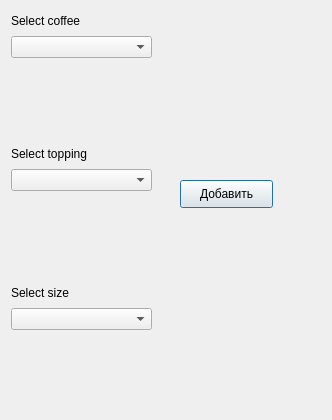
<?xml version="1.0" encoding="UTF-8"?>
<ui version="4.0">
 <class>addForm</class>
 <widget class="QDialog" name="addForm">
  <property name="geometry">
   <rect>
    <x>0</x>
    <y>0</y>
    <width>332</width>
    <height>420</height>
   </rect>
  </property>
  <property name="windowTitle">
   <string>Dialog</string>
  </property>
  <widget class="QPushButton" name="AddButton">
   <property name="geometry">
    <rect>
     <x>180</x>
     <y>180</y>
     <width>93</width>
     <height>28</height>
    </rect>
   </property>
   <property name="text">
    <string>Добавить</string>
   </property>
  </widget>
  <widget class="QWidget" name="">
   <property name="geometry">
    <rect>
     <x>11</x>
     <y>11</y>
     <width>141</width>
     <height>47</height>
    </rect>
   </property>
   <layout class="QVBoxLayout" name="verticalLayout">
    <item>
     <widget class="QLabel" name="CoffeeNlabel">
      <property name="text">
       <string>Select coffee</string>
      </property>
     </widget>
    </item>
    <item>
     <widget class="QComboBox" name="NameBox">
      <property name="currentIndex">
       <number>-1</number>
      </property>
      <item>
       <property name="text">
        <string>Latte</string>
       </property>
      </item>
      <item>
       <property name="text">
        <string>Cappucino</string>
       </property>
      </item>
      <item>
       <property name="text">
        <string>Mocco</string>
       </property>
      </item>
      <item>
       <property name="text">
        <string>Frappe</string>
       </property>
      </item>
      <item>
       <property name="text">
        <string>Espresso</string>
       </property>
      </item>
      <item>
       <property name="text">
        <string/>
       </property>
      </item>
     </widget>
    </item>
   </layout>
  </widget>
  <widget class="QWidget" name="">
   <property name="geometry">
    <rect>
     <x>11</x>
     <y>144</y>
     <width>141</width>
     <height>47</height>
    </rect>
   </property>
   <layout class="QVBoxLayout" name="verticalLayout_2">
    <item>
     <widget class="QLabel" name="TopNlabel">
      <property name="text">
       <string>Select topping</string>
      </property>
     </widget>
    </item>
    <item>
     <widget class="QComboBox" name="TopBox">
      <property name="currentIndex">
       <number>-1</number>
      </property>
      <item>
       <property name="text">
        <string>Cinnamon</string>
       </property>
      </item>
      <item>
       <property name="text">
        <string>Marshmellow</string>
       </property>
      </item>
      <item>
       <property name="text">
        <string>Extra milk</string>
       </property>
      </item>
     </widget>
    </item>
   </layout>
  </widget>
  <widget class="QWidget" name="">
   <property name="geometry">
    <rect>
     <x>11</x>
     <y>283</y>
     <width>141</width>
     <height>47</height>
    </rect>
   </property>
   <layout class="QVBoxLayout" name="verticalLayout_3">
    <item>
     <widget class="QLabel" name="Sizelabel">
      <property name="text">
       <string>Select size</string>
      </property>
     </widget>
    </item>
    <item>
     <widget class="QComboBox" name="SizeBox">
      <property name="currentIndex">
       <number>-1</number>
      </property>
      <item>
       <property name="text">
        <string>Standart (200ml)</string>
       </property>
      </item>
      <item>
       <property name="text">
        <string>Large (350ml)</string>
       </property>
      </item>
      <item>
       <property name="text">
        <string>Huge(500ml)</string>
       </property>
      </item>
     </widget>
    </item>
   </layout>
  </widget>
 </widget>
 <resources/>
 <connections/>
</ui>
